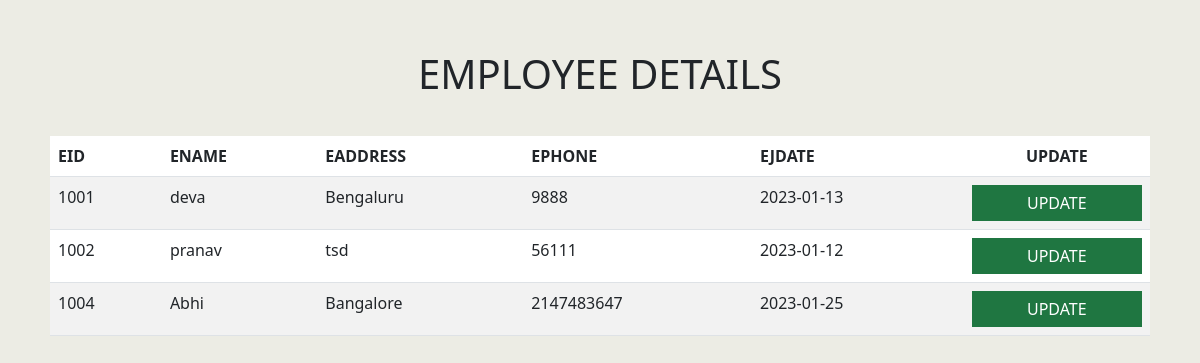
Screenshot of /detemp.php with the database file from the repository.
### tables this page shows
CREATE TABLE `emp` (
  `eid` int(20) NOT NULL,
  `ename` varchar(30) NOT NULL,
  `eaddress` varchar(30) NOT NULL,
  `ephone` int(20) NOT NULL,
  `ejdate` date NOT NULL
);

### detemp.php (the view, shortened to what this page needs)
<?php
$server = "localhost";
$username = "root";
$password = "";
  $database = "dbms";
$con= mysqli_connect($server, $username, $password,$database);
$sql = "SELECT * FROM emp";
$result = $con->query($sql);
?>
<!DOCTYPE html>
<html lang="en">
<head>
    <link href="https://cdn.jsdelivr.net/npm/bootstrap@5.3.0-alpha1/dist/css/bootstrap.min.css" rel="stylesheet">
</head>
<body style="margin:50px;">
    <h1 style="text-align:center; padding-bottom:30px;">EMPLOYEE DETAILS</h1>
    <table class=" table table-striped">
        <thead>
            <tr>
                <th>EID</th>
                <th>ENAME</th>
                <th>EADDRESS</th>
                <th>EPHONE</th>
                <th>EJDATE</th>
                <th style="text-align: center;">UPDATE</th>
            </tr>
        </thead>
        <tbody>
            <?php
           while($row=$result->fetch_assoc()){
            echo "<tr>
                <td>". $row["eid"] ."</td>
                <td>". $row["ename"] ."</td>
                <td>". $row["eaddress"] ."</td>
                <td>". $row["ephone"] ."</td>
                <td>". $row["ejdate"] ."</td>
                <td> <a href='updateem.php?ei=$row[eid] &na=$row[ename]  &ead=$row[eaddress] &eph=$row[ephone] &ejd=$row[ejdate]'>UPDATE</a> </td>
            </tr>";
           }
           ?>
        </tbody>
    </table>
</body>
</html>

### detemp.php (style rules this page uses)
* { margin: 0; padding: 0; }
body { background-color: rgb(236, 236, 228); }
a { display: block; color: white; text-align: center; padding:6px; text-decoration: none; background-color:rgb(31, 118, 65) ; }

### rows the page displays
emp: eid "1001", ename "deva", eaddress "Bengaluru", ephone "9888", ejdate "2023-01-13"
emp: eid "1002", ename "pranav", eaddress "tsd", ephone "56111", ejdate "2023-01-12"
emp: eid "1004", ename "Abhi", eaddress "Bangalore", ephone "2147483647", ejdate "2023-01-25"
